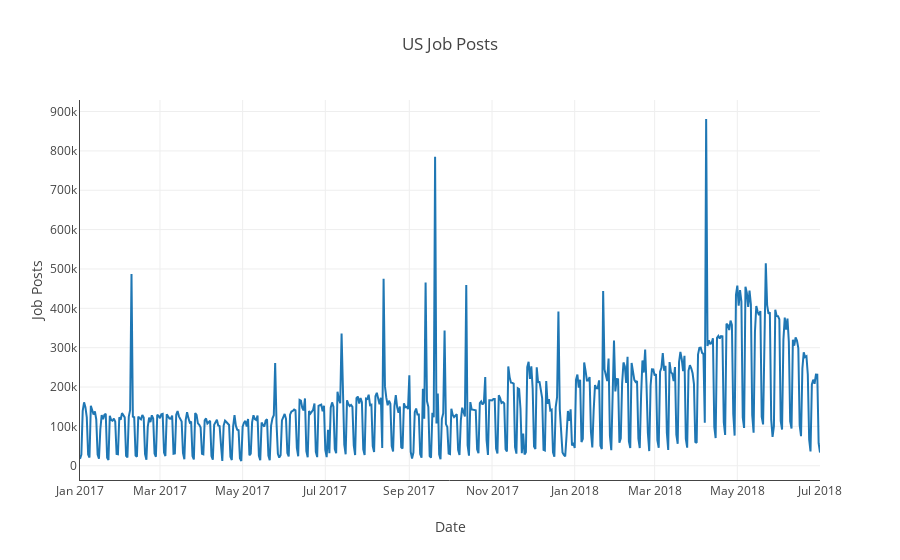

Source (notebook cell):
### Code cell
trace = go.Scatter(x=per_day['posted_date'], y=per_day['posts'])

layout = go.Layout(title='US Job Posts',
                   xaxis=dict(autorange=True, showgrid=True, zeroline=False, showline=True, showticklabels=True, title='Date'),
                   yaxis=dict(autorange=True, showgrid=True, zeroline=False, showline=True, showticklabels=True, title='Job Posts'),
                paper_bgcolor='rgba(0,0,0,0)',
                plot_bgcolor='rgba(0,0,0,0)')

data = [trace]

fig = go.Figure(data=data, layout=layout)

py.plot(fig, filename='plots/total_posts_over_time.html', auto_open=False)
s = py.plot(fig, include_plotlyjs=False, output_type='div')
py.iplot(fig)

### Figure 1 — Plotly figure (JSON) as saved in the notebook; plotly's stock layout.template omitted (floating-point values rounded to 4 significant figures; data arrays with more than 128 entries replaced by an {"elided": "..."} marker saying what was removed)
{"data": [{"type": "scatter", "uid": "faede7c5-b5ce-465d-844a-75842ee97201", "x": {"elided": "547 str values"}, "y": {"elided": "547 int values"}}], "layout": {"paper_bgcolor": "rgba(0,0,0,0)", "plot_bgcolor": "rgba(0,0,0,0)", "title": {"text": "US Job Posts"}, "xaxis": {"autorange": true, "showgrid": true, "showline": true, "showticklabels": true, "title": {"text": "Date"}, "zeroline": false}, "yaxis": {"autorange": true, "showgrid": true, "showline": true, "showticklabels": true, "title": {"text": "Job Posts"}, "zeroline": false}}}
